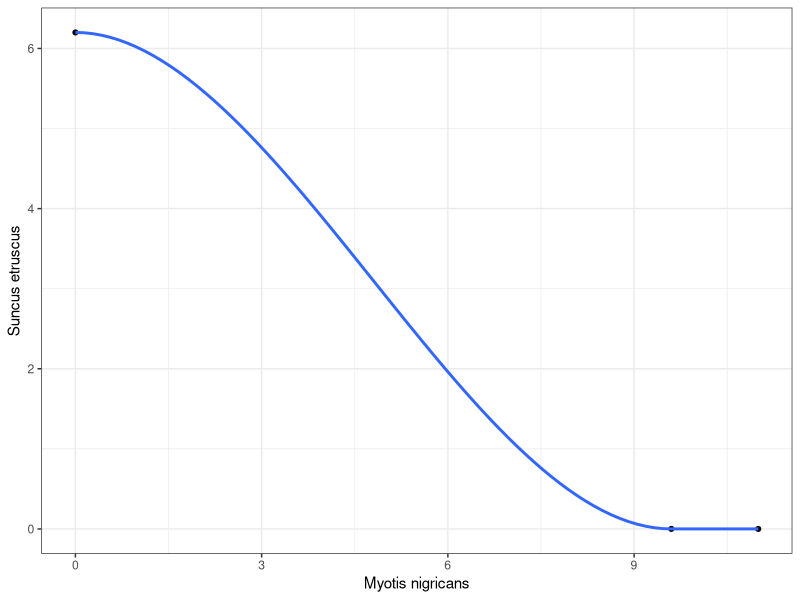
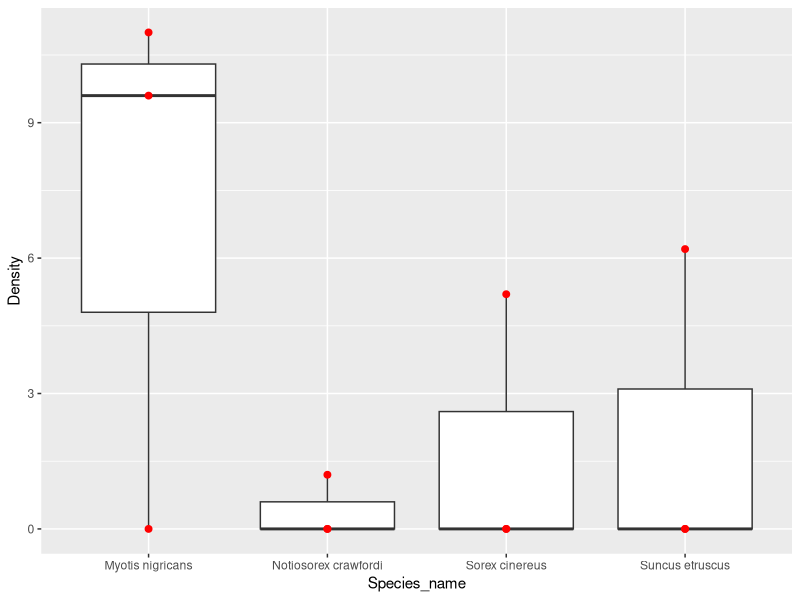
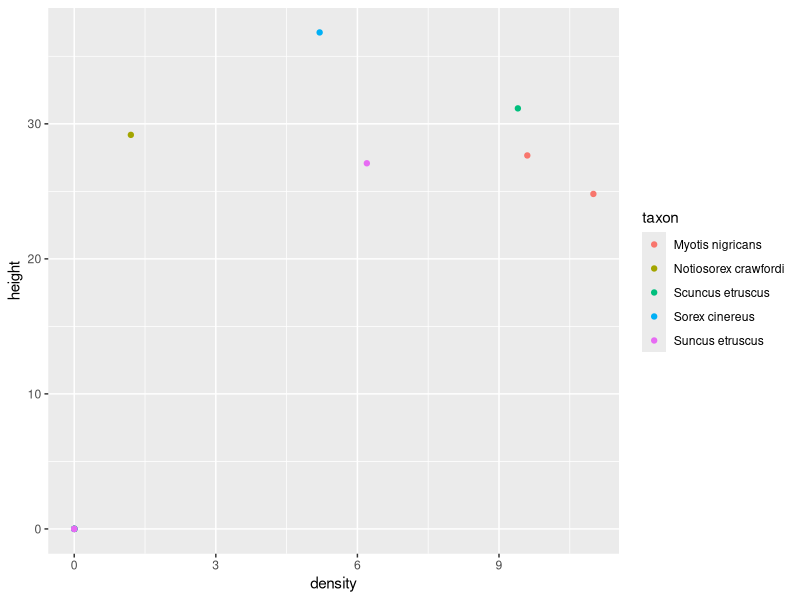

The R source for these figures, in order:
## ---- chunk 1
knitr::opts_chunk$set(echo = TRUE)
library(tidyverse)
library(readr)
## ---- chunk 2

mammals <- data.frame(site = c(1,1,2,3,3,3), 
                      taxon = c('Suncus etruscus', 'Sorex cinereus', 
                                'Myotis nigricans', 'Notiosorex crawfordi', 
                                'Scuncus etruscus', 'Myotis nigricans'),
                      density = c(6.2, 5.2, 11.0, 1.2, 9.4, 9.6)
)

cat("The mammals data frame:\n")
mammals
## ---- chunk 3
library(tidyr)

m_wide <- mammals %>%
  pivot_wider(names_from = taxon,
              values_from = density)

m_wide
## ---- chunk 4
m_wide_0 <- mammals %>%
  pivot_wider(names_from = taxon,
              values_from = density,
              values_fill = list(density = 0))
m_wide_0
## ---- chunk 5
m_long_0 <- mammals %>%
  complete(site, taxon, fill=list(density=0))

m_long_0
## ---- chunk 6
library(ggplot2)

ggplot(m_wide_0, mapping = aes(x=`Myotis nigricans`,
                               y=`Suncus etruscus`)) +
  geom_point(size=1.4) +
  stat_smooth() +
  theme_bw()
## ---- chunk 7
m_long <- m_wide_0 %>%
  pivot_longer(cols = -site, 
               names_to = "Species_name", 
               values_to = "Density")
  
m_long

#Another way of doing the same thing
m_long <- m_wide_0 %>%
  pivot_longer(cols = `Suncus etruscus`:`Notiosorex crawfordi`,
         names_to = "Species_name", 
         values_to = "Density")

m_long
## ---- chunk 8

ggplot(m_long, mapping=aes(x=Species_name, y=Density)) +
  geom_boxplot() +
  geom_point(size=2, color = "red") 
## ---- chunk 9
#make randomness less random
set.seed(355)

mamh <- mammals %>%
  mutate(height=rnorm(6,30,3))
## ---- chunk 10
mamh_0_complete <- mamh %>%
  complete(site, taxon,
           fill = list(height = NA, density = 0))

mamh_0_complete
## ---- chunk 11
mamh_long  <- mamh %>%
  pivot_longer(cols = c(density, height),
               names_to = "measurement",
               values_to = "value")

mamh_long
## ---- chunk 12
mamh_0_from_long <- mamh_long %>%
  
  #fill in the 0s
  complete(site, taxon, measurement, 
           fill = list(value = 0)) %>%
  
  #pivot back to a wider frame
  pivot_wider(names_from = measurement,
              values_from = value)

mamh_0_from_long
## ---- chunk 13
mamh2 <- mamh %>%
  unite(measurement, density, height, sep="_")

mamh2
## ---- chunk 14
mamh_long <- mamh2 %>%
  spread(taxon, measurement, fill="0_0") %>%
  gather(taxon, measurement, -site)

mamh_long
## ---- chunk 15
mamh_long <- mamh_long %>%
  separate(measurement, into = c("density", "height"), sep="_")

mamh_long
## ---- chunk 16
mamh_long <- mamh_long %>%
  mutate(density = as.numeric(density),
         height = as.numeric(height))
## ---- chunk 17
ggplot(mamh_long,
       aes(x = density, y = height, color = taxon)) +
  geom_point() 
